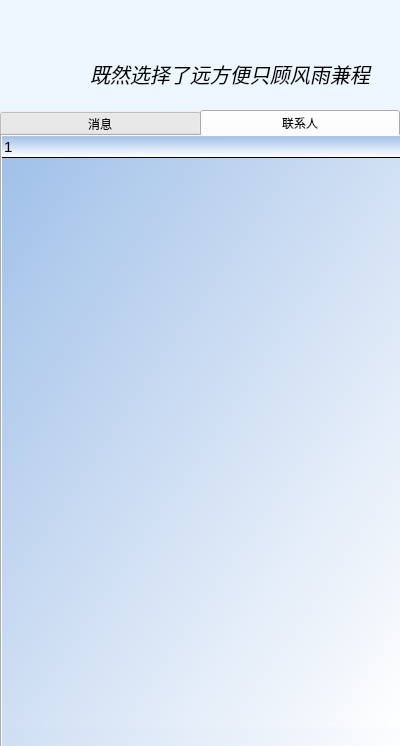
<?xml version="1.0" encoding="UTF-8"?>
<ui version="4.0">
 <class>userweight</class>
 <widget class="QWidget" name="userweight">
  <property name="geometry">
   <rect>
    <x>0</x>
    <y>0</y>
    <width>400</width>
    <height>746</height>
   </rect>
  </property>
  <property name="windowTitle">
   <string>Form</string>
  </property>
  <property name="styleSheet">
   <string notr="true">QWeight
{
font-size:15px;
}
QFrame{
border:sold 10px rgba(0,0,0);
	background:rgb(255, 255, 255);
font-size:15px;
font-style:MingLiU-ExtB;
	
	background-color: qlineargradient(spread:pad, x1:0, y1:0, x2:1, y2:1, stop:0 rgba(159, 191, 232, 253), stop:1 rgba(255, 255, 255, 255));
}
QLineEdit{
color:#8d98a1;
	
	background-color: rgb(238, 238, 236);
font-size:26px;
border-style:outset;
border-radius:10px;
font-style:MingLiU-ExtB;
}
QPushButton{
	
	background-color: rgb(211, 215, 207);
border-style:outset;
border-radius:20px;
font-style:MingLiU-ExtB;
}
QPushButton:pressed{
background-color:rgb(224,0,0);
border-style:inset;
font-style:MingLiU-ExtB;
}
QCheckBox{
background:rgba(85,170,255,0);
color:white;
font-style:MingLiU-ExtB;
}
QLabel{
background:rgba(85,170,255,0);

font-style:MingLiU-ExtB;
font-size:20px;
}
</string>
  </property>
  <widget class="QFrame" name="frame">
   <property name="geometry">
    <rect>
     <x>0</x>
     <y>0</y>
     <width>411</width>
     <height>111</height>
    </rect>
   </property>
   <property name="styleSheet">
    <string notr="true">background-color: rgb(238, 247, 255);</string>
   </property>
   <property name="frameShape">
    <enum>QFrame::StyledPanel</enum>
   </property>
   <property name="frameShadow">
    <enum>QFrame::Raised</enum>
   </property>
   <widget class="QLabel" name="pic">
    <property name="geometry">
     <rect>
      <x>10</x>
      <y>20</y>
      <width>81</width>
      <height>71</height>
     </rect>
    </property>
    <property name="text">
     <string/>
    </property>
    <property name="pixmap">
     <pixmap resource="resource.qrc">:/new/prefix1/icon/头像.png</pixmap>
    </property>
    <property name="scaledContents">
     <bool>true</bool>
    </property>
   </widget>
   <widget class="QLabel" name="name">
    <property name="geometry">
     <rect>
      <x>100</x>
      <y>20</y>
      <width>107</width>
      <height>28</height>
     </rect>
    </property>
    <property name="text">
     <string/>
    </property>
   </widget>
   <widget class="QLabel" name="label">
    <property name="geometry">
     <rect>
      <x>90</x>
      <y>60</y>
      <width>301</width>
      <height>28</height>
     </rect>
    </property>
    <property name="font">
     <font>
      <family>Ubuntu Mono</family>
      <pointsize>10</pointsize>
      <weight>9</weight>
      <italic>true</italic>
      <bold>false</bold>
     </font>
    </property>
    <property name="styleSheet">
     <string notr="true">font: 75 italic 10pt &quot;Ubuntu Mono&quot;;</string>
    </property>
    <property name="text">
     <string>既然选择了远方便只顾风雨兼程</string>
    </property>
   </widget>
  </widget>
  <widget class="QTabWidget" name="tabWidget">
   <property name="geometry">
    <rect>
     <x>0</x>
     <y>110</y>
     <width>421</width>
     <height>641</height>
    </rect>
   </property>
   <property name="whatsThis">
    <string/>
   </property>
   <property name="styleSheet">
    <string notr="true">QTabBar::tab{width:200}</string>
   </property>
   <property name="currentIndex">
    <number>1</number>
   </property>
   <widget class="QWidget" name="message">
    <attribute name="title">
     <string>消息</string>
    </attribute>
    <widget class="QListWidget" name="messageListWidget">
     <property name="geometry">
      <rect>
       <x>0</x>
       <y>0</y>
       <width>401</width>
       <height>591</height>
      </rect>
     </property>
    </widget>
   </widget>
   <widget class="QWidget" name="user">
    <attribute name="title">
     <string>联系人</string>
    </attribute>
    <widget class="QTreeWidget" name="userTreeWidget">
     <property name="geometry">
      <rect>
       <x>0</x>
       <y>0</y>
       <width>401</width>
       <height>591</height>
      </rect>
     </property>
     <property name="tabletTracking">
      <bool>true</bool>
     </property>
     <property name="styleSheet">
      <string notr="true">font: 12pt &quot;Ubuntu&quot;;</string>
     </property>
     <property name="verticalScrollBarPolicy">
      <enum>Qt::ScrollBarAlwaysOff</enum>
     </property>
     <property name="tabKeyNavigation">
      <bool>true</bool>
     </property>
    </widget>
   </widget>
  </widget>
 </widget>
 <resources>
  <include location="resource.qrc"/>
 </resources>
 <connections/>
</ui>
